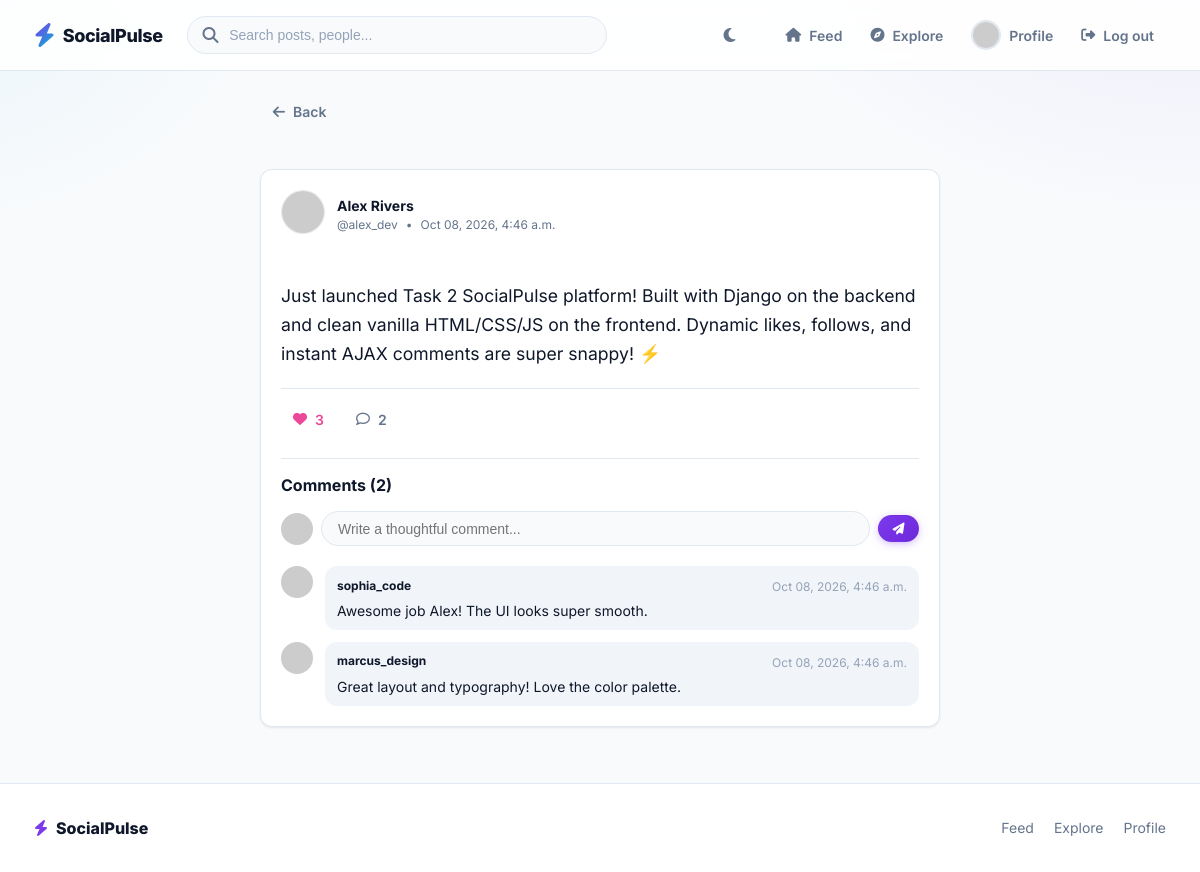
The app's page /post/1/ (signed in) with its own data.
### social/models.py (models this page shows, shortened)
class Post(models.Model):
    author = models.ForeignKey(User, on_delete=models.CASCADE, related_name='posts')
    content = models.TextField(max_length=500)
    image = models.ImageField(upload_to='posts/', blank=True, null=True)
    created_at = models.DateTimeField(auto_now_add=True)
    updated_at = models.DateTimeField(auto_now=True)
    class Meta:
        ordering = ['-created_at']
    @property
    def likes_count(self):
        return self.likes.count()
    @property
    def comments_count(self):
        return self.comments.count()

class Comment(models.Model):
    post = models.ForeignKey(Post, on_delete=models.CASCADE, related_name='comments')
    author = models.ForeignKey(User, on_delete=models.CASCADE, related_name='comments')
    content = models.TextField(max_length=500)
    created_at = models.DateTimeField(auto_now_add=True)
    class Meta:
        ordering = ['created_at']

### social/views.py (the view)
# urls.py: path('post/<int:pk>/', views.post_detail, name='post_detail'),
@login_required
def post_detail(request, pk):
    post = get_object_or_404(Post.objects.select_related('author', 'author__profile'), pk=pk)
    comments = post.comments.select_related('author', 'author__profile').all()
    comment_form = CommentForm()
    is_liked = Like.objects.filter(user=request.user, post=post).exists()
    context = {
        'post': post,
        'comments': comments,
        'comment_form': comment_form,
        'is_liked': is_liked,
    }
    return render(request, 'social/post_detail.html', context)

### social/forms.py
class CommentForm(forms.ModelForm):
    content = forms.CharField(
        widget=forms.TextInput(attrs={
            'placeholder': 'Write a comment...',
            'class': 'comment-input',
            'autocomplete': 'off'
        }),
        max_length=500
    )
    class Meta:
        model = Comment
        fields = ['content']

### social/models.py (called while the page is built)
    @property
    def avatar_url(self):
        if self.avatar and hasattr(self.avatar, 'url'):
            return self.avatar.url
        return f"https://ui-avatars.com/api/?name={self.user.username}&background=6366f1&color=ffffff&size=150"

### social/templates/social/post_detail.html (shortened to what this page needs)
{% extends 'social/base.html' %}
{% load static %}
{% block content %}
<div class="layout-grid single-column">
    <div style="margin-bottom: 1rem;">
        <a href="javascript:history.back()" class="nav-link" style="display: inline-flex; width: auto; padding: 0.4rem 0.8rem;">
            <i class="fa-solid fa-arrow-left"></i> Back
        </a>
    </div>
    <article class="post-card" id="post-{{ post.id }}">
        <div class="post-card-header">
            <div class="post-author-info">
                <a href="{% url 'profile' username=post.author.username %}">
                    <img src="{{ post.author.profile.avatar_url }}" alt="{{ post.author.username }}" class="post-avatar">
                </a>
                <div class="author-details">
                    <a href="{% url 'profile' username=post.author.username %}" class="author-name">
                        {% if post.author.get_full_name %}{{ post.author.get_full_name }}{% else %}{{ post.author.username }}{% endif %}
                    </a>
                    <div class="post-meta">
                        <span>@{{ post.author.username }}</span>
                        <span>•</span>
                        <span>{{ post.created_at|date:"M d, Y, g:i a" }}</span>
                    </div>
                </div>
            </div>
        </div>
        <div class="post-content" style="font-size: 1.1rem; margin-bottom: 1.25rem;">
            {{ post.content }}
        </div>
        <div class="post-card-footer">
            <button class="post-action-btn like-btn {% if is_liked %}liked{% endif %}" data-url="{% url 'toggle_like' pk=post.id %}" aria-label="Like post">
                <i class="{% if is_liked %}fa-solid{% else %}fa-regular{% endif %} fa-heart" aria-hidden="true"></i>
                <span class="like-count">{{ post.likes_count }}</span>
            </button>
            <div class="post-action-btn">
                <i class="fa-regular fa-comment"></i>
                <span class="comments-count-num" id="comment-count-main">{{ post.comments_count }}</span>
            </div>
        </div>
        <div class="comments-section" style="margin-top: 1.25rem;">
            <h4 style="font-size: 1rem; font-weight: 700; margin-bottom: 1rem; color: var(--text-main);">
                Comments (<span class="comments-count-num">{{ post.comments_count }}</span>)
            </h4>
            <form action="{% url 'comment_create' pk=post.id %}" method="POST" class="ajax-comment-form comment-input-row" data-post-id="{{ post.id }}" style="margin-bottom: 1.25rem;">
                <img src="{{ user.profile.avatar_url }}" class="comment-avatar" alt="{{ user.username }}">
                <input type="text" name="content" class="comment-input" placeholder="Write a thoughtful comment..." required autocomplete="off">
                <button type="submit" class="btn btn-primary btn-sm" aria-label="Post comment"><i class="fa-solid fa-paper-plane" aria-hidden="true"></i></button>
            </form>
            <div class="comments-list" id="comments-list-main">
                {% for comment in comments %}
                <div class="comment-item" id="comment-{{ comment.id }}">
                    <img src="{{ comment.author.profile.avatar_url }}" class="comment-avatar" alt="{{ comment.author.username }}">
                    <div class="comment-bubble">
                        <div class="comment-header">
                            <a href="{% url 'profile' username=comment.author.username %}" class="comment-author">{{ comment.author.username }}</a>
                            <div>
                                <span class="comment-time">{{ comment.created_at|date:"M d, Y, g:i a" }}</span>
                            </div>
                        </div>
                        <div class="comment-text">{{ comment.content }}</div>
                    </div>
                </div>
                {% empty %}
                <p style="text-align: center; color: var(--text-muted); font-size: 0.9rem; padding: 1.5rem 0;">
                    No comments yet. Start the conversation!
                </p>
                {% endfor %}
            </div>
        </div>
    </article>
</div>
{% endblock %}

### records on screen
Post: author.get_full_name "Alex Rivers", author.username "alex_dev", created_at "Oct 08, 2026, 4:46 a.m.", content "Just launched Task 2 SocialPulse platform! Built with Django on the backend and clean vanilla HTML/CSS/JS on the frontend. Dynamic likes, follows, and instant AJAX comments are super snappy! ⚡️", likes_count "3", comments_count "2"
Comment: author.username "sophia_code", created_at "Oct 08, 2026, 4:46 a.m.", content "Awesome job Alex! The UI looks super smooth."
Comment: author.username "marcus_design", created_at "Oct 08, 2026, 4:46 a.m.", content "Great layout and typography! Love the color palette."
